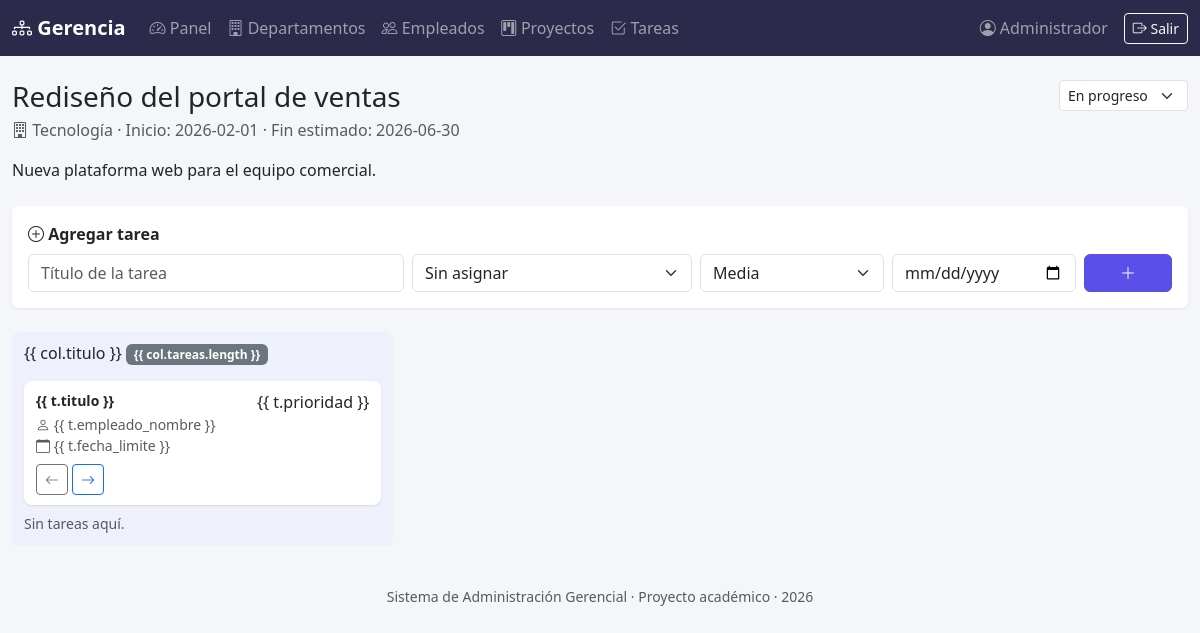
The page /proyectos/2 (signed in) on the database its author committed.
### tables this page shows
CREATE TABLE proyectos (
    id INT AUTO_INCREMENT PRIMARY KEY,
    nombre VARCHAR(150) NOT NULL,
    descripcion TEXT,
    departamento_id INT NOT NULL,
    fecha_inicio DATE NOT NULL,
    fecha_fin_estimada DATE DEFAULT NULL,
    estado ENUM('planificacion', 'en_progreso', 'completado', 'cancelado') NOT NULL DEFAULT 'planificacion',
    creado_en DATETIME DEFAULT CURRENT_TIMESTAMP,
    CONSTRAINT fk_proyecto_departamento FOREIGN KEY (departamento_id) REFERENCES departamentos(id)
);

CREATE TABLE departamentos (
    id INT AUTO_INCREMENT PRIMARY KEY,
    nombre VARCHAR(100) NOT NULL UNIQUE,
    descripcion VARCHAR(255) DEFAULT '',
    creado_en DATETIME DEFAULT CURRENT_TIMESTAMP
);

### app/Core/Controller.php (called while the page is built, shortened)
<?php
abstract class Controller
{
    protected function vista(string $vista, array $datos = []): void
    {
        require __DIR__ . '/../Views/layout.php';
    }
}

### app/Controllers/ProyectoController.php (called while the page is built, shortened)
<?php
class ProyectoController extends Controller
{
    public function ver(string $id): void
    {
        $proyectos = new Proyecto();
        $tareas = new Tarea();
        $empleados = new Empleado();
        $proyecto = $proyectos->conDepartamento((int) $id);
        $this->vista('proyectos/show', [
            'titulo' => $proyecto['nombre'],
            'proyecto' => $proyecto,
            'tareas' => $tareas->delProyecto((int) $id),
            'empleados' => $empleados->activos(),
        ]);
    }
}

### public/index.php (called while the page is built, shortened)
<?php
spl_autoload_register(function (string $clase) {
    $prefijo = 'App\\';
    $rutaRelativa = str_replace('\\', '/', substr($clase, strlen($prefijo)));
    $archivo = __DIR__ . '/../app/' . $rutaRelativa . '.php';
});
$config = require __DIR__ . '/../config/config.php';
$router = new Router();
$router->get('/login', 'AuthController', 'mostrarLogin');
$router->post('/login', 'AuthController', 'login');
$router->get('/logout', 'AuthController', 'logout');
$router->get('/', 'DashboardController', 'index');
$router->get('/departamentos', 'DepartamentoController', 'index');
$router->get('/departamentos/nuevo', 'DepartamentoController', 'crearForm');
$router->post('/departamentos', 'DepartamentoController', 'crear');
$router->get('/departamentos/{id}/editar', 'DepartamentoController', 'editarForm');
$router->post('/departamentos/{id}', 'DepartamentoController', 'actualizar');
$router->get('/empleados', 'EmpleadoController', 'index');
$router->get('/empleados/nuevo', 'EmpleadoController', 'crearForm');
$router->post('/empleados', 'EmpleadoController', 'crear');
$router->get('/empleados/{id}/editar', 'EmpleadoController', 'editarForm');
$router->post('/empleados/{id}', 'EmpleadoController', 'actualizar');
$router->post('/empleados/{id}/desactivar', 'EmpleadoController', 'desactivar');
$router->get('/proyectos', 'ProyectoController', 'index');
$router->get('/proyectos/nuevo', 'ProyectoController', 'crearForm');
$router->post('/proyectos', 'ProyectoController', 'crear');
$router->get('/proyectos/{id}', 'ProyectoController', 'ver');
$router->post('/proyectos/{id}/estado', 'ProyectoController', 'cambiarEstado');
$router->get('/tareas', 'TareaController', 'index');
$router->post('/proyectos/{proyectoId}/tareas', 'TareaController', 'crear');
$router->post('/tareas/{id}/estado', 'TareaController', 'cambiarEstado');
$uri = parse_url($_SERVER['REQUEST_URI'], PHP_URL_PATH) ?? '/';
$uri = rtrim($uri, '/');
$router->resolver($_SERVER['REQUEST_METHOD'], $uri);

### config/config.php (called while the page is built, shortened)
<?php
$rutaEnv = __DIR__ . '/../.env';
if (!function_exists('env')) {
    function env(string $clave, $defecto = null)
    {
        $valor = getenv($clave);
        return $valor === false ? $defecto : $valor;
    }
}
return [
    'app' => [
        'nombre' => env('APP_NOMBRE', 'Sistema de Administración Gerencial'),
        'base' => rtrim(env('APP_BASE', ''), '/'),
        'debug' => env('APP_DEBUG', 'true') === 'true',
    ],
    'db' => [
        'host' => env('DB_HOST', '127.0.0.1'),
        'port' => env('DB_PORT', '3306'),
        'name' => env('DB_NAME', 'sistema_administracion'),
        'user' => env('DB_USER', 'root'),
        'pass' => env('DB_PASS', ''),
    ],
];

### app/Core/Database.php (called while the page is built, shortened)
<?php
class Database
{
    private static ?PDO $conexion = null;
    public static function conectar(): PDO
    {
        if (self::$conexion === null) {
            $config = require __DIR__ . '/../../config/config.php';
            $db = $config['db'];
            $dsn = sprintf(
                'mysql:host=%s;port=%s;dbname=%s;charset=utf8mb4',
                $db['host'],
                $db['port'],
                $db['name']
            );
            try {
                self::$conexion = new PDO($dsn, $db['user'], $db['pass'], [
                    PDO::ATTR_ERRMODE => PDO::ERRMODE_EXCEPTION,
                    PDO::ATTR_DEFAULT_FETCH_MODE => PDO::FETCH_ASSOC,
                    PDO::ATTR_EMULATE_PREPARES => false,
                ]);
            } catch (PDOException $e) {
                http_response_code(500);
                die(
                    '<div style="font-family:sans-serif;padding:2rem;color:#b00">'
                    . '<h2>No se pudo conectar a la base de datos</h2>'
                    . '<p>Revisa que MySQL esté corriendo en Laragon y que el archivo .env tenga los datos correctos.</p>'
                    . '<p><small>' . htmlspecialchars($e->getMessage()) . '</small></p>'
                    . '</div>'
                );
            }
        }
        return self::$conexion;
    }
}

### app/Core/Model.php (called while the page is built, shortened)
<?php
abstract class Model
{
    public function __construct()
    {
        $this->db = Database::conectar();
    }
}

### app/Models/Proyecto.php (called while the page is built, shortened)
<?php
class Proyecto extends Model
{
    public function conDepartamento(int $id): ?array
    {
        $stmt = $this->db->prepare(
            'SELECT p.*, d.nombre AS departamento_nombre
             FROM proyectos p
             JOIN departamentos d ON d.id = p.departamento_id
             WHERE p.id = ?'
        );
        $stmt->execute([$id]);
        $fila = $stmt->fetch();
        return $fila ?: null;
    }
}

### app/Views/proyectos/show.php (the view, shortened to what this page needs)
<div class="d-flex justify-content-between align-items-start mb-3">
    <div>
        <h3 class="mb-1"><?= htmlspecialchars($proyecto['nombre']) ?></h3>
        <div class="text-muted">
            <i class="bi bi-building"></i> <?= htmlspecialchars($proyecto['departamento_nombre']) ?>
            &middot; Inicio: <?= htmlspecialchars($proyecto['fecha_inicio']) ?>
            <?php if ($proyecto['fecha_fin_estimada']): ?>
                &middot; Fin estimado: <?= htmlspecialchars($proyecto['fecha_fin_estimada']) ?>
            <?php endif; ?>
        </div>
    </div>
    <form method="post" action="/proyectos/<?= $proyecto['id'] ?>/estado" class="d-flex gap-2">
        <select name="estado" class="form-select form-select-sm" onchange="this.form.submit()">
            <?php foreach (\App\Models\Proyecto::ETIQUETAS_ESTADO as $valor => $etiqueta): ?>
                <option value="<?= $valor ?>" <?= $proyecto['estado'] === $valor ? 'selected' : '' ?>><?= $etiqueta ?></option>
            <?php endforeach; ?>
        </select>
    </form>
</div>
<?php if ($proyecto['descripcion']): ?>
    <p class="mb-4"><?= nl2br(htmlspecialchars($proyecto['descripcion'])) ?></p>
<?php endif; ?>
<div class="card p-3 mb-4">
    <strong class="mb-2"><i class="bi bi-plus-circle"></i> Agregar tarea</strong>
    <form method="post" action="/proyectos/<?= $proyecto['id'] ?>/tareas" class="row g-2">
        <div class="col-md-4">
            <input type="text" name="titulo" class="form-control" placeholder="Título de la tarea" required>
        </div>
        <div class="col-md-3">
            <select name="empleado_id" class="form-select">
                <option value="">Sin asignar</option>
            </select>
        </div>
        <div class="col-md-2">
            <select name="prioridad" class="form-select">
                <option value="media" selected>Media</option>
            </select>
        </div>
        <div class="col-md-2">
            <input type="date" name="fecha_limite" class="form-control">
        </div>
        <div class="col-md-1">
            <button type="submit" class="btn btn-primary w-100" style="background-color:#5b4fe9;border-color:#5b4fe9;">
                <i class="bi bi-plus-lg"></i>
            </button>
        </div>
    </form>
</div>
<div id="app-kanban" class="row g-3">
    <div class="col-md-4" v-for="col in columnas" :key="col.estado">
        <div class="kanban-col">
            <h6 class="mb-3">{{ col.titulo }} <span class="badge text-bg-secondary">{{ col.tareas.length }}</span></h6>
            <div class="kanban-card" v-for="t in col.tareas" :key="t.id">
                <div class="d-flex justify-content-between">
                    <strong class="small">{{ t.titulo }}</strong>
                    <span :class="'badge text-bg-' + prioridadColor(t.prioridad)">{{ t.prioridad }}</span>
                </div>
                <div class="text-muted small" v-if="t.empleado_nombre">
                    <i class="bi bi-person"></i> {{ t.empleado_nombre }}
                </div>
                <div class="text-muted small" v-if="t.fecha_limite">
                    <i class="bi bi-calendar"></i> {{ t.fecha_limite }}
                </div>
                <div class="mt-2 d-flex gap-1">
                    <button v-if="col.estado !== 'pendiente'" class="btn btn-sm btn-outline-secondary"
                            @click="moverTarea(t, anterior(col.estado))">
                        <i class="bi bi-arrow-left"></i>
                    </button>
                    <button v-if="col.estado !== 'completada'" class="btn btn-sm btn-outline-primary"
                            @click="moverTarea(t, siguiente(col.estado))">
                        <i class="bi bi-arrow-right"></i>
                    </button>
                </div>
            </div>
            <p class="text-muted small mb-0" v-if="col.tareas.length === 0">Sin tareas aquí.</p>
        </div>
    </div>
</div>

### app/Core/Router.php (shortened to what this page needs)
<?php
class Router
{
    private array $rutas = [];
    private function agregar(string $metodo, string $ruta, string $controlador, string $accion): void
    {
        $this->rutas[] = compact('metodo', 'ruta', 'controlador', 'accion');
    }
    public function resolver(string $metodo, string $uriPath): void
    {
        foreach ($this->rutas as $r) {
            if ($r['metodo'] !== $metodo) {
                continue;
            }
            $patron = preg_replace('#\{[a-zA-Z_]+\}#', '([^/]+)', $r['ruta']);
            $patron = '#^' . $patron . '$#';
            if (preg_match($patron, $uriPath, $coincidencias)) {
                array_shift($coincidencias);
                $this->despachar($r['controlador'], $r['accion'], $coincidencias);
                return;
            }
        }
    }
    private function despachar(string $nombreControlador, string $accion, array $parametros): void
    {
        $controlador = new $clase();
        call_user_func_array([$controlador, $accion], $parametros);
    }
}

### app/Views/layout.php (shortened to what this page needs)
<!doctype html>
<html lang="es">
<head>
    <link href="https://cdnjs.cloudflare.com/ajax/libs/bootstrap/5.3.3/css/bootstrap.min.css" rel="stylesheet">
    <link href="https://cdnjs.cloudflare.com/ajax/libs/bootstrap-icons/1.11.3/font/bootstrap-icons.min.css" rel="stylesheet">
</head>
<body>
<?php if (!empty($_SESSION['usuario_id'])): ?>
<nav class="navbar navbar-expand-lg navbar-dark" style="background-color:#2c2a4a;">
    <div class="container-fluid">
        <a class="navbar-brand" href="/"><i class="bi bi-diagram-3"></i> Gerencia</a>
        <div class="collapse navbar-collapse" id="nav">
            <ul class="navbar-nav me-auto">
                <li class="nav-item"><a class="nav-link" href="/"><i class="bi bi-speedometer2"></i> Panel</a></li>
                <li class="nav-item"><a class="nav-link" href="/departamentos"><i class="bi bi-building"></i> Departamentos</a></li>
                <li class="nav-item"><a class="nav-link" href="/empleados"><i class="bi bi-people"></i> Empleados</a></li>
                <li class="nav-item"><a class="nav-link" href="/proyectos"><i class="bi bi-kanban"></i> Proyectos</a></li>
                <li class="nav-item"><a class="nav-link" href="/tareas"><i class="bi bi-check2-square"></i> Tareas</a></li>
            </ul>
            <span class="navbar-text me-3">
                <i class="bi bi-person-circle"></i> <?= htmlspecialchars($_SESSION['usuario_nombre'] ?? '') ?>
            </span>
            <a href="/logout" class="btn btn-outline-light btn-sm"><i class="bi bi-box-arrow-right"></i> Salir</a>
        </div>
    </div>
</nav>
<?php endif; ?>
<main class="container-fluid py-4">
    <?php require $rutaVista; ?>
</main>
<footer class="text-center text-muted small py-3">
    Sistema de Administración Gerencial &middot; Proyecto académico &middot; <?= date('Y') ?>
</footer>
</body>
</html>

### app/Views/layout.php (style rules this page uses)
body { background-color: #f5f6fa; }
.navbar-brand { font-weight: 600; }
.card { border: none; box-shadow: 0 1px 3px rgba(0,0,0,.08); }
.kanban-col { background: #eef0fb; border-radius: .5rem; padding: .75rem; min-height: 200px; }
.kanban-card { background: white; border-radius: .5rem; padding: .6rem .75rem; margin-bottom: .5rem; box-shadow: 0 1px 2px rgba(0,0,0,.1); }

### rows shown on the page
proyectos: nombre "Rediseño del portal de ventas", departamento.nombre "Tecnología", fecha_inicio "2026-02-01", fecha_fin_estimada "2026-06-30", estado "En progreso", descripcion "Nueva plataforma web para el equipo comercial."
